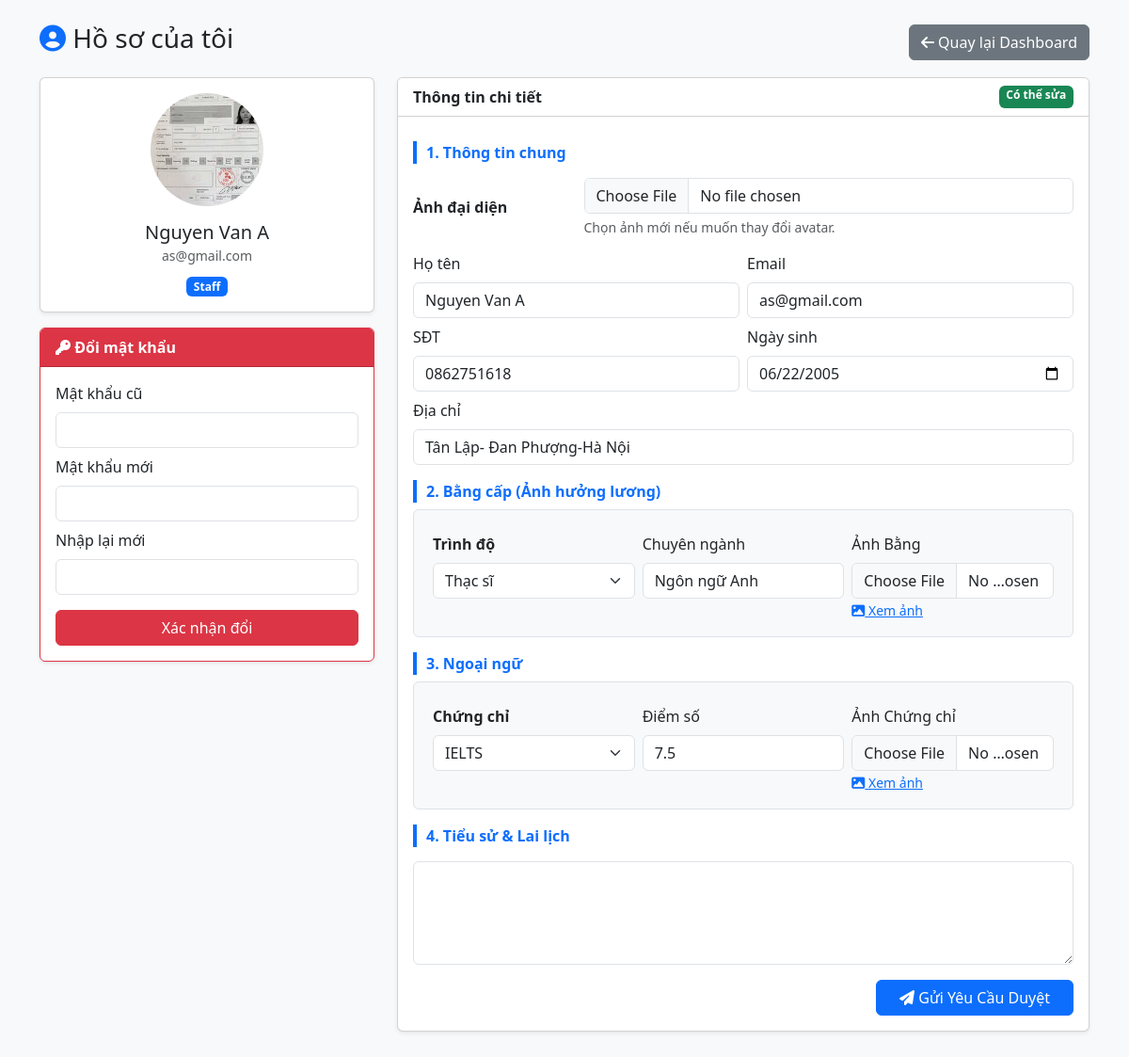
The page /HomePage/profile.php (signed in) on the database its author committed.
### tables this page shows
CREATE TABLE `users` (
  `id` int(11) NOT NULL,
  `role_id` int(11) NOT NULL,
  `username` varchar(50) NOT NULL,
  `password` varchar(255) NOT NULL,
  `email` varchar(100) NOT NULL,
  `full_name` varchar(100) NOT NULL,
  `avatar` varchar(255) DEFAULT 'img/default.jpg',
  `status` enum('active','inactive') DEFAULT 'active',
  `created_at` timestamp NOT NULL DEFAULT current_timestamp()
);

CREATE TABLE `roles` (
  `id` int(11) NOT NULL,
  `name` varchar(50) NOT NULL,
  `description` text DEFAULT NULL,
  `default_salary` decimal(15,0) DEFAULT 5000000
);

CREATE TABLE `employee_details` (
  `user_id` int(11) NOT NULL,
  `phone` varchar(20) DEFAULT NULL,
  `address` text DEFAULT NULL,
  `dob` date DEFAULT NULL,
  `gender` enum('Nam','Nữ','Khác') DEFAULT NULL,
  `start_date` date NOT NULL,
  `education_level` varchar(100) DEFAULT NULL,
  `major` varchar(100) DEFAULT NULL,
  `contract_type` enum('Full-time','Part-time','CTV') DEFAULT 'Full-time',
  `certificate_type` enum('None','IELTS','TOEIC') DEFAULT 'None',
  `certificate_score` decimal(5,1) DEFAULT 0.0,
  `edu_proof` varchar(255) DEFAULT NULL,
  `cert_proof` varchar(255) DEFAULT NULL,
  `biography` text DEFAULT NULL
);

### HomePage/profile.php (the view, shortened to what this page needs)
<?php
require_once 'db_connect.php';
$user_id = $_SESSION['user_id'];
$role_id = $_SESSION['role_id'];
$has_pending_request = false;
$sql_u = "SELECT u.*, r.name as role_name, ed.* FROM users u
          LEFT JOIN roles r ON u.role_id = r.id
          LEFT JOIN employee_details ed ON u.id = ed.user_id
          WHERE u.id = $user_id";
$user = $conn->query($sql_u)->fetch_assoc();
?>
<!DOCTYPE html>
<html lang="vi">
<head>
    <link href="https://cdn.jsdelivr.net/npm/bootstrap@5.3.0/dist/css/bootstrap.min.css" rel="stylesheet">
    <link rel="stylesheet" href="https://cdnjs.cloudflare.com/ajax/libs/font-awesome/6.5.1/css/all.min.css">
</head>
<body class="bg-light">
    <div class="container mt-4 mb-5">
        <div class="d-flex justify-content-between align-items-center mb-3">
            <h3><i class="fas fa-user-circle text-primary"></i> Hồ sơ của tôi</h3>
            <a href="<?php echo ($role_id == 1) ? 'admin_dashboard.php' : 'user_dashboard.php'; ?>" class="btn btn-secondary"><i class="fas fa-arrow-left"></i> Quay lại Dashboard</a>
        </div>
        <div class="row">
            <div class="col-md-4">
                <div class="card shadow-sm mb-3">
                    <div class="card-body text-center">
                        <img src="<?php echo $user['avatar'] ?? 'img/default.jpg'; ?>" class="rounded-circle mx-auto d-block mb-3" style="width: 120px; height: 120px; object-fit: cover;">
                        <h5 class="mb-0"><?php echo $user['full_name']; ?></h5>
                        <small class="text-muted"><?php echo $user['email']; ?></small>
                        <div class="mt-2"><span class="badge bg-primary"><?php echo $user['role_name']; ?></span></div>
                    </div>
                </div>
                <div class="card shadow-sm mb-3 border-danger">
                    <div class="card-header bg-danger text-white fw-bold"><i class="fas fa-key"></i> Đổi mật khẩu</div>
                    <div class="card-body">
                        <form method="POST">
                            <div class="mb-2"><label class="form-label">Mật khẩu cũ</label><input type="password" name="old_pass" class="form-control" required></div>
                            <div class="mb-2"><label class="form-label">Mật khẩu mới</label><input type="password" name="new_pass" class="form-control" required></div>
                            <div class="mb-3"><label class="form-label">Nhập lại mới</label><input type="password" name="confirm_pass" class="form-control" required></div>
                            <button type="submit" name="change_pass" class="btn btn-danger w-100">Xác nhận đổi</button>
                        </form>
                    </div>
                </div>
            </div>
            <div class="col-md-8">
                <div class="card shadow-sm">
                    <div class="card-header bg-white fw-bold d-flex justify-content-between">
                        <span>Thông tin chi tiết</span>
                        <span class="badge <?php echo $has_pending_request?'bg-warning text-dark':'bg-success'; ?>"><?php echo $has_pending_request?'Đang khóa':'Có thể sửa'; ?></span>
                    </div>
                    <div class="card-body <?php echo $has_pending_request ? 'disabled-overlay' : ''; ?>">
                        <form method="POST" enctype="multipart/form-data">
                            <div class="section-title">1. Thông tin chung</div>
                            <div class="mb-3 row align-items-center">
                                <label class="col-sm-3 col-form-label fw-bold">Ảnh đại diện</label>
                                <div class="col-sm-9">
                                    <input type="file" name="avatar_img" class="form-control" accept="image/*">
                                    <div class="form-text small">Chọn ảnh mới nếu muốn thay đổi avatar.</div>
                                </div>
                            </div>
                            <div class="row g-2 mb-3">
                                <div class="col-md-6"><label class="form-label">Họ tên</label><input type="text" name="full_name" class="form-control" value="<?php echo $user['full_name']; ?>" required></div>
                                <div class="col-md-6"><label class="form-label">Email</label><input type="email" name="email" class="form-control" value="<?php echo $user['email']; ?>" required></div>
                                <div class="col-md-6"><label class="form-label">SĐT</label><input type="text" name="phone" class="form-control" value="<?php echo $user['phone'] ?? ''; ?>"></div>
                                <div class="col-md-6"><label class="form-label">Ngày sinh</label><input type="date" name="dob" class="form-control" value="<?php echo $user['dob'] ?? ''; ?>"></div>
                                <div class="col-12"><label class="form-label">Địa chỉ</label><input type="text" name="address" class="form-control" value="<?php echo $user['address'] ?? ''; ?>"></div>
                            </div>
                            <div class="section-title">2. Bằng cấp (Ảnh hưởng lương)</div>
                            <div class="row g-2 mb-3 bg-light p-3 rounded border mx-0">
                                <div class="col-md-4">
                                    <label class="form-label fw-bold">Trình độ</label>
                                    <select name="education_level" class="form-select">
                                        <?php $levels = ['Trung cấp', 'Cao đẳng', 'Đại học', 'Thạc sĩ', 'Tiến sĩ']; foreach($levels as $l) { $sel = ($user['education_level']??'')==$l?'selected':''; echo "<option value='$l' $sel>$l</option>"; } ?>
                                    </select>
                                </div>
                                <div class="col-md-4"><label class="form-label">Chuyên ngành</label><input type="text" name="major" class="form-control" value="<?php echo $user['major'] ?? ''; ?>"></div>
                                <div class="col-md-4">
                                    <label class="form-label">Ảnh Bằng</label>
                                    <input type="file" name="edu_img" class="form-control">
                                    <?php if(!empty($user['edu_proof'])): ?><a href="<?php echo $user['edu_proof']; ?>" target="_blank" class="small"><i class="fas fa-image"></i> Xem ảnh</a><?php endif; ?>
                                </div>
                            </div>
                            <div class="section-title">3. Ngoại ngữ</div>
                            <div class="row g-2 mb-3 bg-light p-3 rounded border mx-0">
                                <div class="col-md-4">
                                    <label class="form-label fw-bold">Chứng chỉ</label>
                                    <select name="certificate_type" class="form-select">
                                        <option value="IELTS" <?php echo ($user['certificate_type']??'')=='IELTS'?'selected':''; ?>>IELTS</option>
                                    </select>
                                </div>
                                <div class="col-md-4"><label class="form-label">Điểm số</label><input type="number" step="0.5" name="certificate_score" class="form-control" value="<?php echo $user['certificate_score'] ?? ''; ?>"></div>
                                <div class="col-md-4">
                                    <label class="form-label">Ảnh Chứng chỉ</label>
                                    <input type="file" name="cert_img" class="form-control">
                                    <?php if(!empty($user['cert_proof'])): ?><a href="<?php echo $user['cert_proof']; ?>" target="_blank" class="small"><i class="fas fa-image"></i> Xem ảnh</a><?php endif; ?>
                                </div>
                            </div>
                            <div class="section-title">4. Tiểu sử & Lai lịch</div>
                            <div class="mb-3"><textarea name="biography" class="form-control" rows="4"><?php echo $user['biography'] ?? ''; ?></textarea></div>
                            <div class="mt-3 text-end">
                                <button type="submit" name="save_profile" class="btn btn-primary px-4" <?php echo $has_pending_request ? 'disabled' : ''; ?>>
                                    <i class="fas fa-paper-plane"></i> <?php echo ($role_id == 1) ? 'Lưu Hồ Sơ' : 'Gửi Yêu Cầu Duyệt'; ?>
                                </button>
                            </div>
                        </form>
                    </div>
                </div>
            </div>
        </div>
    </div>
</body>
</html>

### HomePage/profile.php (style rules this page uses)
.section-title { border-left: 4px solid #0d6efd; padding-left: 10px; font-weight: bold; color: #0d6efd; margin-bottom: 15px; margin-top: 10px; }

### rows shown on the page
users: avatar (picture), full_name "Nguyen Van A", email "as@gmail.com", role.name "Staff", phone "0862751618", dob "06/22/2005", address "Tân Lập- Đan Phượng-Hà Nội", major "Ngôn ngữ Anh", certificate_score "7.5"
employee_details: certificate_type "IELTS"

### other values the page prints
form field education_level "Thạc sĩ"
